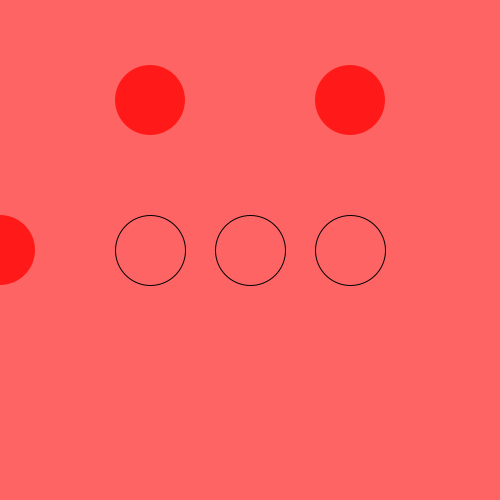
Frame 1 (no input)
Frame 60 (the mouse pressed at the canvas centre just before this capture): identical to frame 1, image omitted
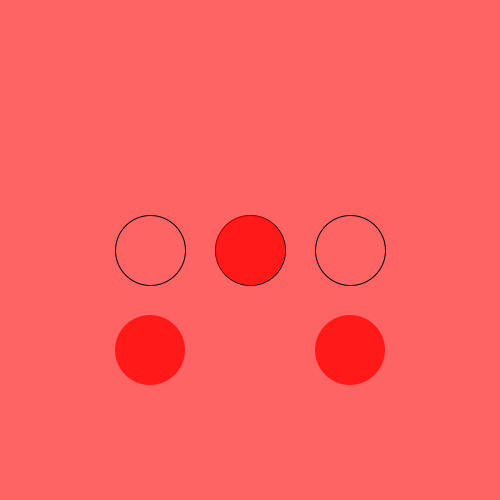
Frame 120 (the mouse held since frame 60 and released just before this capture)

The Processing sketch that drew these frames (run headless with seeded random() and noise(); from frame 60 on, the mouse is pressed at the canvas centre):

// Processing sketch: processing_97820
// ── processing_97820.pde

// A simple game create using the skills learnt in 'Basic Variables' tutorial

void setup()
{
  size(500, 500);// canvas size
  smooth();// smooth lines
  println("void setup is running");
  //background(300,100,100);// background colour is light red
  ellipse(250,250,70,70);

  
}


void draw()
{
   background(300,100,100);// background colour is light red
   fill(300,100,100);//makes circles same colour as background
   stroke(0);//black outline
   ellipse(250,250,70,70);//3 ellipses which will create the targets for game
   ellipse(150,250,70,70);
   ellipse(350,250,70,70);

  int y = 100+mouseY;
  int s = 70;
  
  fill(255,0,0,191);//makes the moving circles 50% opacity
  noStroke();//no stroke on circles
  ellipse(150, y, s, s);//moves left circle horizontally
ellipse(mouseX, 250, s, s);//moves centre circle vertically
  ellipse(350, y, s, s);//moves right circle horizontally
  println("void draw is running");
  
  
  
  
}
